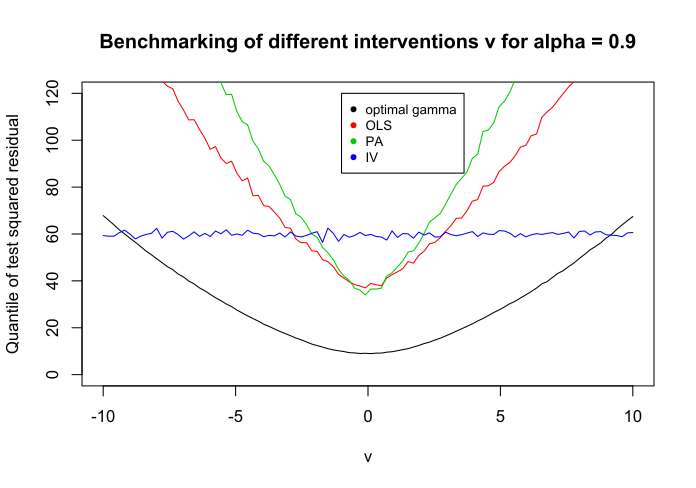

R code for this plot:
# Optimal gamma calculations using k-fold cross validation
# in example 2 in Anchor Regression - Rothenhaeuser 2020
#
# Author: Maic Rakitta
# Date: 14.10.20
##########################################################################
set.seed(1)

n <- 1000 # Number of samples from unpertubed and pertubed distribution

# Initialize training data
library(extraDistr) # for rademacher distribution
A <- rsign(n)
epsH.train <- rnorm(n)
epsX.train <- rnorm(n)
epsY.train <- rnorm(n)

H.train <- epsH.train
X.train <- A+H.train+epsX.train
Y.train <- X.train+2*H.train+epsY.train

##########################################################################
# Anchor regression
anchor.regression <- function(X, Y, A, gamma, n){
  
  P.A <- A%*%solve(t(A)%*%A)%*%t(A)
  W <- diag(n)-(1-sqrt(gamma))*P.A
  
  Y.tilde <- W%*%Y
  X.tilde <- W%*%X
  
  fit <- lm(Y.tilde~X.tilde-1)
}

##########################################################################
# Calculating parameter beta for specific cases

# PA = AR for gamma = 0
fit.PA <- anchor.regression(X.train, Y.train, A, 0, n)
b.PA <- coef(fit.PA)

# OLS = AR for gamma = 1
fit.OLS <- anchor.regression(X.train, Y.train, A, 1, n)
b.OLS <- coef(fit.OLS)

# IV - 2SLS
fit.2SLS.step <- lm(X.train~A-1)
X.train.hat <- fitted.values(fit.2SLS.step)
fit.IV <- lm(Y.train~X.train.hat-1)
b.IV <- coef(fit.IV)

##########################################################################
# k-fold Cross Validation for anchor regression
data <- data.frame(Y=Y.train,X=X.train, A=A) # create data frame for CV

# Initialize
k <- 2
alpha.vec <- seq(0,1,by = 0.01)
gamma.vec <- seq(0,3,by = 0.1)

result.array <- array(dim=c(length(gamma.vec),length(alpha.vec),k))

for (g in 1:length(gamma.vec)) {
  
  gamma.temp <- gamma.vec[g]
  for (a in 1:length(alpha.vec)) {
    
    alpha <- alpha.vec[a]
    folds <- c(-1,1)
    for (out in 1:k) {
      
      # Split the data into CV training and test sets
      train <- data[A!=folds[out],]
      test <- data[A==folds[out],]
      
      # Build the models
      model <- anchor.regression(train$X, train$Y, train$A, gamma.temp, nrow(train))
      
      # Make predictions on CV test set and compute test quantile
      predictions <- test$X * model$coefficients
      result.array[g,a,out] <- quantile((test$Y - predictions) ^ 2, alpha)
      
    }
  }
}

averaged.folds <- apply(result.array,1:2,mean) # average over folds for each gamma alpha combo
min.index <- apply(averaged.folds,2,which.min) # find minimum for each alpha
gamma.optimal.vec <- gamma.vec[min.index]
gamma.optimal.vec

plot(alpha.vec, gamma.optimal.vec) # plot optimal gamma for each alpha
plot(apply(averaged.folds,2,min)) # plot min for each alpha

# Choose specific alpha and give corresponding optimal gamma
alpha <- 0.9
gamma.optimal <- gamma.optimal.vec[which(alpha.vec==alpha)]
gamma.optimal

##########################################################################
# Fit AR with optimal gamma on hole training data
fit <- anchor.regression(X.train, Y.train, A, gamma.optimal, n)
b <- coef(fit)
b

# Train MSE with optimal gamma chosen by CV
quantile.train <- quantile((Y.train - t(X.train)*b) ^ 2, alpha)
quantile.train

# Compute corresponding optimal beta for CV chosen optimal gamma
beta.optimal.vec <- numeric(length(gamma.optimal.vec))
for (g in 1:length(gamma.optimal.vec)) {
  gamma <- gamma.optimal.vec[g]
  beta.optimal.vec[g] <- coef(anchor.regression(X.train, Y.train, A, gamma, n))
}

##########################################################################
# Test CV output on data with different pertubations
v.vec <- seq(-10,10, length.out = 100)
nit <- 100

# Initialize result arrays
quantile.test.CV.array <- array(dim=c(length(alpha.vec), length(v.vec), nit))
quantile.test.noCV.array <- array(dim=c(3, length(v.vec), nit))
dimnames(quantile.test.noCV.array)[[1]] <- c("OLS", "PA", "IV")

for (vi in 1:length(v.vec)) {
  v <- v.vec[vi]
  
  for (i in 1:nit) {
    # Initialize by CV unseen test data
    epsH.test <- rnorm(n)
    epsX.test <- rnorm(n)
    epsY.test <- rnorm(n)
    
    H.test <- epsH.test
    X.test <- v+H.test+epsX.test
    Y.test <- X.test+2*H.test+epsY.test
    
    for (a in 1:length(alpha.vec)) {
      alpha <- alpha.vec[a]
      beta <- beta.optimal.vec[a]
      quantile.test.CV.array[a, vi, i] <- quantile((Y.test - X.test*beta) ^ 2, alpha)
    }
    
    quantile.test.noCV.array["OLS", vi, i] <- quantile((Y.test - X.test*b.OLS) ^ 2, alpha)
    quantile.test.noCV.array["PA", vi, i] <- quantile((Y.test - X.test*b.PA) ^ 2, alpha)
    quantile.test.noCV.array["IV", vi, i] <- quantile((Y.test - X.test*b.IV) ^ 2, alpha)
  }
}

quantile.test.CV.averaged.iterations <- apply(quantile.test.CV.array,1:2,mean)
quantile.test.noCV.averaged.iterations <- apply(quantile.test.noCV.array,1:2,mean)

index0.9 <- which(alpha.vec==0.9)
plot(v.vec, quantile.test.CV.averaged.iterations[index0.9, ],
     type="l", ylim = c(0, 120),
     xlab = "v",
     ylab= "Quantile of test squared residual",
     main = "Benchmarking of different interventions v for alpha = 0.9")
lines(v.vec, quantile.test.noCV.averaged.iterations["OLS",], col=2)
lines(v.vec, quantile.test.noCV.averaged.iterations["PA",], col=3)
lines(v.vec, quantile.test.noCV.averaged.iterations["IV",], col=4)
legend(-1, 120, legend=c("optimal gamma", "OLS", "PA", "IV"),
       col=c(1, 2, 3, 4), cex=0.8, pch=16)

# Playground for different alphas
index.temp <- which(alpha.vec==0.8)
lines(v.vec, quantile.test.CV.averaged.iterations[index.temp, ], col = 5)
